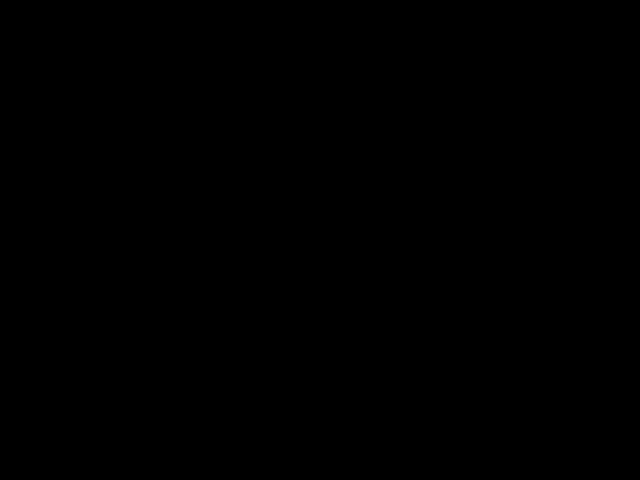
Frame 1 (no input)
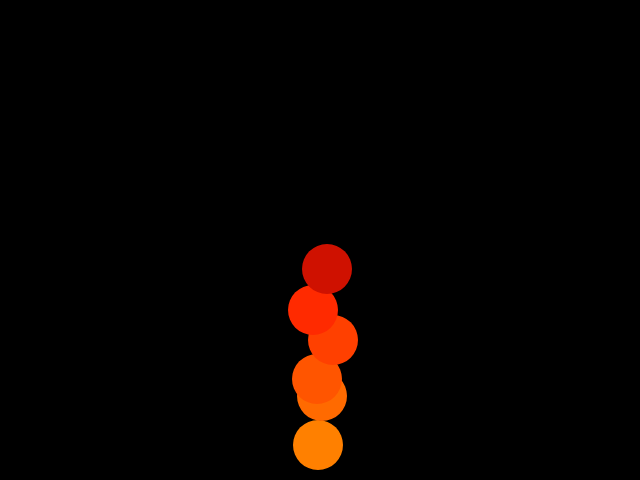
Frame 60 (no input)
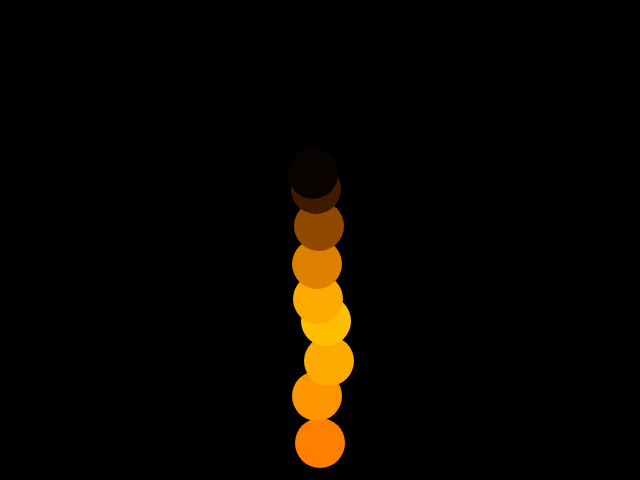
Frame 120 (the mouse pressed at the canvas centre since frame 60)

The p5.js sketch that drew these frames (run headless with seeded random() and noise() and a simulated clock; from frame 60 on, the mouse is pressed at the canvas centre):

// p5.js sketch
// ── sketch.js
let particles = [];
let iterationsTilSpawn = 0;
let hue = 5;
let hueDir = 5;

function setup() {
  createCanvas(640, 480);
  colorMode(HSB);

  stroke(0, 0);
}

function draw() {
    background(0);

    for(var i = particles.length - 1; i >= 0; i--){
        particles[i].draw();
        particles[i].update();

        if(particles[i].shouldKill())
            particles.splice(i, 1);
    }

    if(iterationsTilSpawn <= 0){
        particles.push(new Particle(hue));
        hue += hueDir;
        if(hue <= 5 || hue >= 45)
            hueDir *= -1;

        iterationsTilSpawn = Random(6, 13);
    }
    else {
        iterationsTilSpawn--;
    }
}

function Random(min, max){
    return Math.floor(Math.random()*(max-min+1)+min);
}

class Particle {
    constructor(hue){
        this.x = 320;
        this.y = 465;
        this.alpha = 255;
        this.hue = hue;
    }

    update(){
        this.alpha -= 3;
        this.x += Random(-1, 1);
        this.y += Random(-5, -2);
    }

    shouldKill(){
        return this.alpha <= 0;
    }

    draw(){
        fill(this.hue, 255, this.alpha);
        ellipse(this.x, this.y, 50);
    }
}
